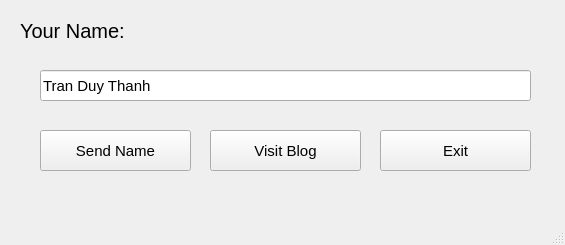
<?xml version="1.0" encoding="UTF-8"?>
<ui version="4.0">
 <class>MainWindow</class>
 <widget class="QMainWindow" name="MainWindow">
  <property name="geometry">
   <rect>
    <x>0</x>
    <y>0</y>
    <width>565</width>
    <height>245</height>
   </rect>
  </property>
  <property name="font">
   <font>
    <pointsize>11</pointsize>
   </font>
  </property>
  <property name="windowTitle">
   <string>Tran Duy Thanh - QMainWindow</string>
  </property>
  <widget class="QWidget" name="centralwidget">
   <widget class="QPushButton" name="pushButtonSendName">
    <property name="geometry">
     <rect>
      <x>40</x>
      <y>130</y>
      <width>151</width>
      <height>41</height>
     </rect>
    </property>
    <property name="text">
     <string>Send Name</string>
    </property>
   </widget>
   <widget class="QLabel" name="label">
    <property name="geometry">
     <rect>
      <x>20</x>
      <y>10</y>
      <width>151</width>
      <height>41</height>
     </rect>
    </property>
    <property name="font">
     <font>
      <pointsize>15</pointsize>
     </font>
    </property>
    <property name="text">
     <string>Your Name:</string>
    </property>
   </widget>
   <widget class="QLineEdit" name="lineEditName">
    <property name="geometry">
     <rect>
      <x>40</x>
      <y>70</y>
      <width>491</width>
      <height>31</height>
     </rect>
    </property>
    <property name="text">
     <string>Tran Duy Thanh</string>
    </property>
   </widget>
   <widget class="QPushButton" name="pushButtonVisitBlog">
    <property name="geometry">
     <rect>
      <x>210</x>
      <y>130</y>
      <width>151</width>
      <height>41</height>
     </rect>
    </property>
    <property name="text">
     <string>Visit Blog</string>
    </property>
   </widget>
   <widget class="QPushButton" name="pushButtonExit">
    <property name="geometry">
     <rect>
      <x>380</x>
      <y>130</y>
      <width>151</width>
      <height>41</height>
     </rect>
    </property>
    <property name="text">
     <string>Exit</string>
    </property>
   </widget>
  </widget>
  <widget class="QMenuBar" name="menubar">
   <property name="geometry">
    <rect>
     <x>0</x>
     <y>0</y>
     <width>565</width>
     <height>31</height>
    </rect>
   </property>
  </widget>
  <widget class="QStatusBar" name="statusbar"/>
 </widget>
 <resources/>
 <connections/>
</ui>
